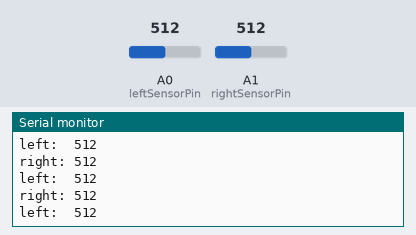
A sketch run on a simulated Arduino Uno, built with avr-gcc and run on an emulated ATmega328P. Parts: the last lines printed to the serial monitor. The test bench sets the inputs (shaded band); at power-on: A0 (leftSensorPin) = 512, A1 (rightSensorPin) = 512.

Above: at 1.2 s.
1.3 s: A0 (leftSensorPin) set to 991
At 1.8 s:
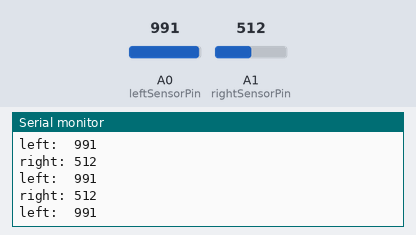
2.8 s: A0 (leftSensorPin) set to 1011
At 3.7 s:
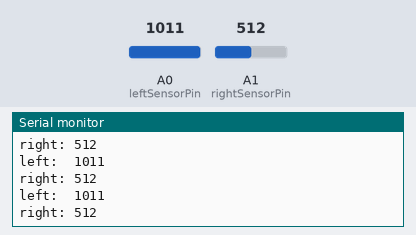
5.8 s: A1 (rightSensorPin) set to 988
At 6.3 s:
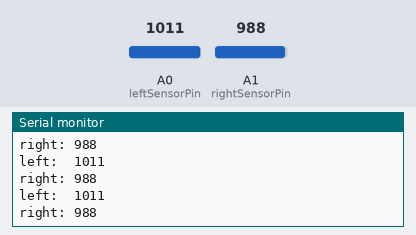
8.8 s: A1 (rightSensorPin) set to 1018
At 9.3 s:
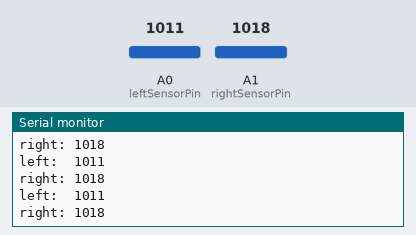
13.3 s: A0 (leftSensorPin) set to 105
At 14.3 s:
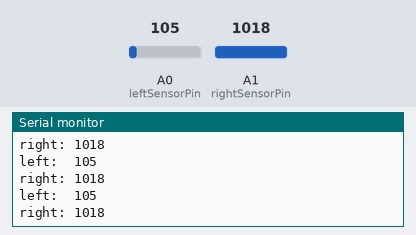
14.8 s: A0 (leftSensorPin) set to 88
At 15.5 s:
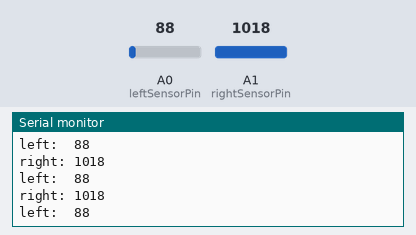
Timing chart, 0 to 17.8 s (numbered marks = the images above; inputs shaded):
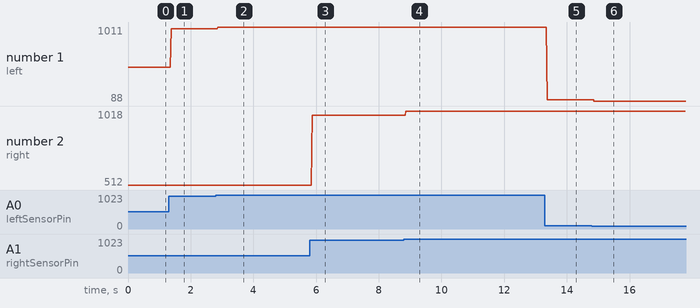

The sketch:

TestIRSensor.ino
```cpp
// test that the two IR reflectance sensors function similarly, and that they change consistently as distance changes

const int leftSensorPin = A0;
const int rightSensorPin = A1;
int sum = 0;
int counter = 0;

void setup() {
  // put your setup code here, to run once:
  Serial.begin(9600);
}

void loop() {
  // put your main code here, to run repeatedly:
//  sum = sum + analogRead(sensorPin);
//  counter++;
//  if (counter >= 20) {
//    Serial.println(sum / 20);
//    counter = 0;
//    sum = 0;
//  }

  Serial.print("left:  ");
  Serial.println(analogRead(leftSensorPin));
  Serial.print("right: ");
  Serial.println(analogRead(rightSensorPin));
}
```

Measured:
- the behaviour switches between 999 and 1000 on A0 (leftSensorPin) (found by bisection; images 1 and 2)
- the behaviour switches between 100 and 99 on A0 (leftSensorPin) (found by bisection; images 5 and 6)
- after the input at 1.3 s, the serial monitor: prints a new line after 0.07 s (image 1)
- after the input at 2.8 s, the serial monitor: prints a new line after 0.07 s (image 2)
- after the input at 5.8 s, the serial monitor: prints a new line after 0.07 s (image 3)
- after the input at 8.8 s, the serial monitor: prints a new line after 0.06 s (image 4)
- after the input at 13.3 s, the serial monitor: prints a new line after 0.07 s (image 5)
- after the input at 14.8 s, the serial monitor: prints a new line after 0.07 s (image 6)
